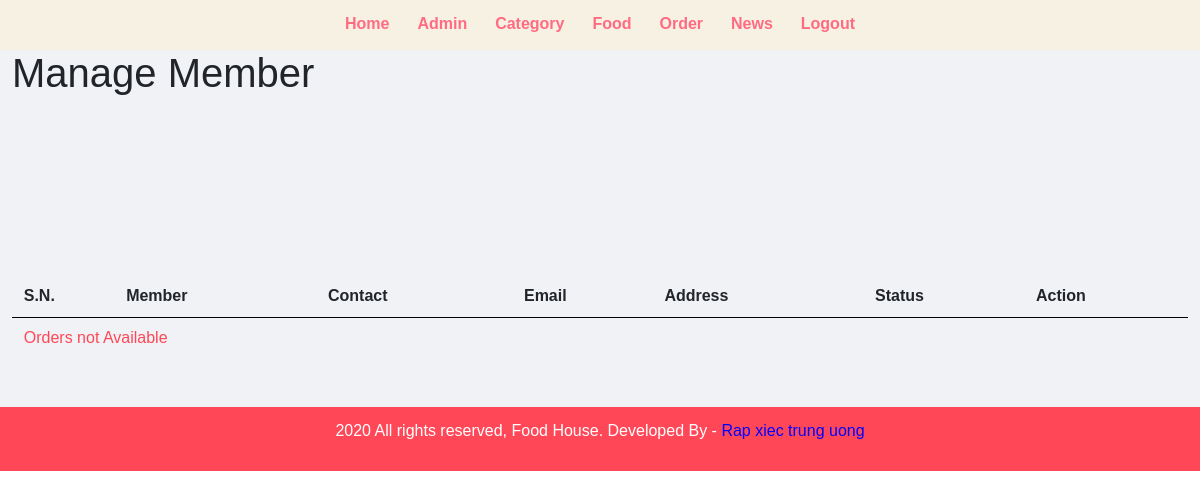
The page /view/admin/manage-admin.php (signed in) on the database as committed earlier.
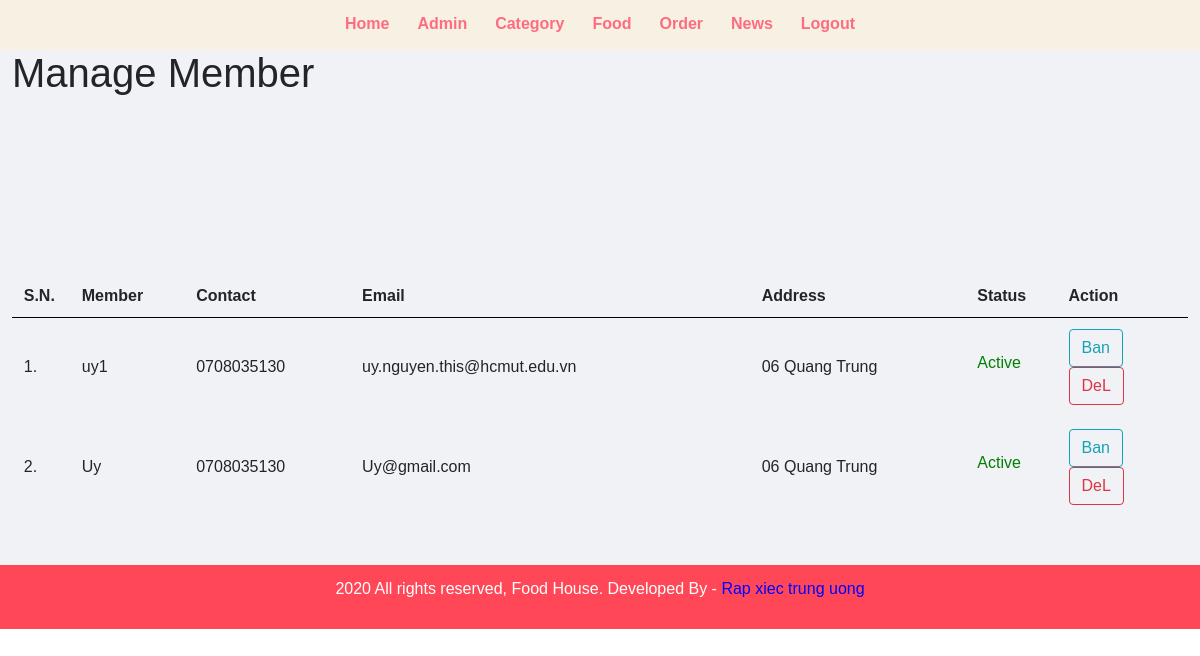
The same page on the database as committed later.
### tables this page shows
CREATE TABLE `tbl_guess` (
  `id` int(10) UNSIGNED NOT NULL,
  `full_name` varchar(150) NOT NULL,
  `email` varchar(150) NOT NULL,
  `username` varchar(150) NOT NULL,
  `address` varchar(255) NOT NULL,
  `password` varchar(255) NOT NULL,
  `phone` varchar(20) NOT NULL,
  `status` text DEFAULT NULL
);

### view/admin/manage-admin.php (the view, shortened to what the changed rows need)
<?php include('partials/menu.php'); ?>
<div class="main-content">
    <div class="wrapper">
        <h1>Manage Member</h1>
                <br /><br /><br />
                <br><br>
                <table class="tbl-full">
                    <tr>
                        <th>S.N.</th>
                        <th>Member</th>
                        <th>Contact</th>
                        <th>Email</th>
                        <th>Address</th>
                        <th>Status</th>
                        <th>Action</th>
                    </tr>
                    <?php
                        $sql = "SELECT * FROM tbl_guess ORDER BY id DESC";
                        $res = mysqli_query($conn, $sql);
                        $count = mysqli_num_rows($res);
                        $sn = 1;
                        if($count>0)
                        {
                            while($row=mysqli_fetch_assoc($res))
                            {
                                $id = $row['id'];
                                $customer_name = $row['full_name'];
                                $customer_contact = $row['phone'];
                                $customer_email = $row['email'];
                                $customer_address = $row['address'];
                                $status = $row['status'];
                                if(true){
                                ?>
                                    <tr>
                                        <td><?php echo $sn++; ?>. </td>
                                        <td><?php echo $customer_name; ?></td>
                                        <td><?php echo $customer_contact; ?></td>
                                        <td><?php echo $customer_email; ?></td>
                                        <td><?php echo $customer_address; ?></td>
                                        <td>
                                            <?php
                                                if($status=="Unactive")
                                                {
                                                    echo "<label class='status_order'>$status</label>";
                                                }
                                                elseif($status=="Active")
                                                {
                                                    echo "<label class='status_order' style='color: green;'>$status</label>";
                                                }
                                                elseif($status=="Sleeping")
                                                {
                                                    echo "<label class='status_order' style='color: orange;'>$status</label>";
                                                }
                                                elseif($status=="Banning")
                                                {
                                                    echo "<label class='status_order' style='color: red;'>$status</label>";
                                                }
                                                else
                                                    echo "<label class='status_order' style='color: black;'>$status</label>";
                                            ?>
                                        </td>
                                        <td>
                                            <?php
                                            if($status=="Banning"){
                                            ?>
                                            <form action="" class="BanForm" method="POST">
                                                <input type="hidden" name="id" value="<?php echo $id ?>">
                                                <button name="unban" class="btn btn-outline-info " type="submit">Ubn</button>
                                            </form>
                                            <?php
                                            }else{
                                            ?>
                                            <form action="" class="BanForm" method="POST">
                                                <button name="ban" class="btn btn-outline-info " type="submit">Ban</button>
                                            </form>
                                            <?php
                                            }
                                            ?>
                                            <form action="" class="RemoveForm" method="POST">
                                                <button name="del" class="btn btn-outline-danger" type="submit">DeL</button>
                                            </form>
                                        </td>
                                    </tr>
                                <?php
                                }
                                ?>
                                    </div></div></div></div>
                                <?php
                            }
                        }
                        else
                        {
                            echo "<tr><td colspan='12' class='error'>Orders not Available</td></tr>";
                        }
                    ?>
                </table>
    </div>
</div>
<?php include('partials/footer.php'); ?>

Rows that differ between the two databases and show on the page:
added tbl_guess: full_name "uy1", phone "0708035130", email "uy.nguyen.this@hcmut.edu.vn", address "06 Quang Trung", status "Active"
added tbl_guess: full_name "Uy", phone "0708035130", email "Uy@gmail.com", address "06 Quang Trung", status "Active"
Other text that changed with them:
text no longer shown: "Orders not Available"
